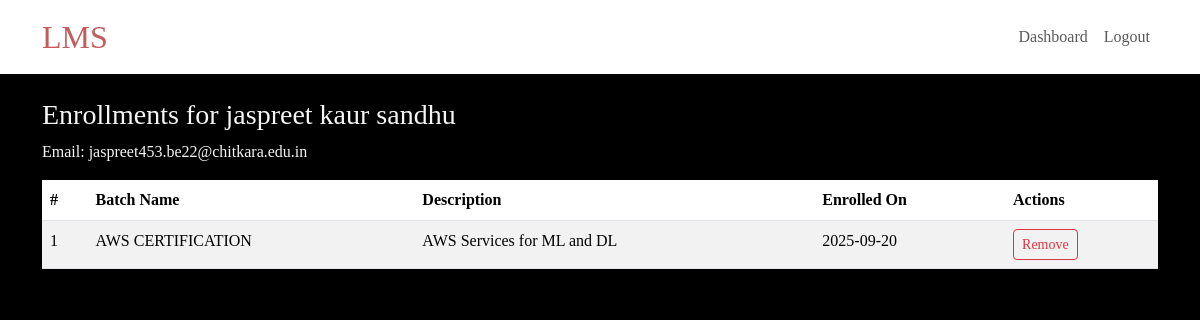
The app's page /student/2/batches (signed in) with its own data.
### lms.py (models this page shows, shortened)
class User(db.Model):
    id = db.Column(db.Integer, primary_key=True)
    name = db.Column(db.String(150), nullable=False)
    email = db.Column(db.String(150), unique=True, index=True, nullable=False)
    password_hash = db.Column(db.String(300), nullable=False)
    role = db.Column(db.String(20), default='student')
    created_at = db.Column(db.DateTime, default=datetime.utcnow)
    enrollments = db.relationship('Enrollment', backref='user', cascade='all, delete-orphan')

class Enrollment(db.Model):
    id = db.Column(db.Integer, primary_key=True)
    user_id = db.Column(db.Integer, db.ForeignKey('user.id'), index=True)
    batch_id = db.Column(db.Integer, db.ForeignKey('batch.id'), index=True)
    enrolled_at = db.Column(db.DateTime, default=datetime.utcnow)

class Batch(db.Model):
    id = db.Column(db.Integer, primary_key=True)
    name = db.Column(db.String(200), nullable=False, unique=True)
    description = db.Column(db.Text, nullable=True)
    created_at = db.Column(db.DateTime, default=datetime.utcnow)
    recordings = db.relationship('Recording', backref='batch', cascade='all, delete-orphan')
    enrollments = db.relationship('Enrollment', backref='batch', cascade='all, delete-orphan')

### lms.py (the view)
@app.route('/student/<int:user_id>/batches')
def view_student_batches(user_id):
    if not session.get('user_id'):
        abort(403)
    admin = User.query.get(session['user_id'])
    if not admin or admin.role != 'admin':
        abort(403)
    student = User.query.get_or_404(user_id)
    enrollments = Enrollment.query.filter_by(user_id=student.id).join(Batch).all()
    return render_template('student_batches.html', student=student, enrollments=enrollments)

### lms.py (called while the page is built)
@app.context_processor
def inject_helpers():
    def current_user():
        uid = session.get('user_id')
        if not uid:
            return None
        return User.query.get(uid)
    def is_admin():
        u = None
        uid = session.get('user_id')
        if uid:
            u = User.query.get(uid)
        return u and u.role == 'admin'
    return dict(current_user=current_user, is_admin=is_admin)

### templates/student_batches.html
{% extends 'layout.html' %}
{% block content %}
<h3>Enrollments for {{ student.name }}</h3>
<p>Email: {{ student.email }}</p>
{% if enrollments %}
  <table class="table table-striped">
    <thead>
      <tr>
        <th>#</th>
        <th>Batch Name</th>
        <th>Description</th>
        <th>Enrolled On</th>
        <th>Actions</th>
      </tr>
    </thead>
    <tbody>
      {% for e in enrollments %}
      <tr>
        <td>{{ loop.index }}</td>
        <td>{{ e.batch.name }}</td>
        <td>{{ e.batch.description or '' }}</td>
        <td>{{ e.enrolled_at.strftime('%Y-%m-%d') }}</td>
        <td>
          <a class="btn btn-sm btn-outline-danger" href="{{ url_for('delete_enrollment', enroll_id=e.id) }}"
             onclick="return confirm('Remove student from this batch?')">Remove</a>
        </td>
      </tr>
      {% endfor %}
    </tbody>
  </table>
{% else %}
  <p>This student is not enrolled in any batches yet.</p>
{% endif %}
{% endblock %}

### templates/layout.html (style rules this page uses)
body { background: black; color: whitesmoke; font-family: Cambria, Cochin, Georgia, Times, 'Times New Roman', serif; }
a { text-decoration: none; }

### records on screen
User: name "jaspreet kaur sandhu", email "jaspreet453.be22@chitkara.edu.in"
Enrollment: batch.name "AWS CERTIFICATION", batch "AWS Services for ML and DL", enrolled_at "2025-09-20"
